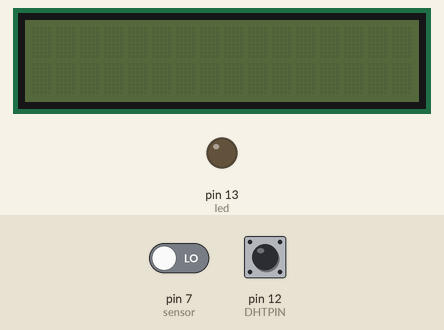
Simulated run of this sketch. Board: Arduino Uno, built with avr-gcc and run on an emulated ATmega328P. Shown: 16×2 character LCD, output pins drawn as LEDs (lit = HIGH). Wiring (inferred from the names in the program): DS3231 clock at I2C address 0x68. Inputs (shaded band) come from the test bench; at power-on: pin 7 (sensor) LOW, pin 12 (DHTPIN) HIGH. The local clock reads 2024-03-15 10:24:30 at power-on unless the sketch sets it; what the sketch prints to the serial monitor is not drawn.

Above: at 1.2 s.
1.3 s: pin 7 (sensor) driven HIGH
At 2.1 s:
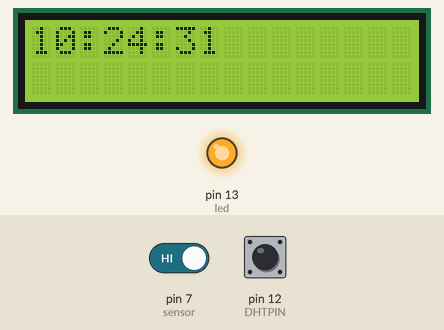
4.3 s: pin 7 (sensor) driven LOW
At 5.0 s:
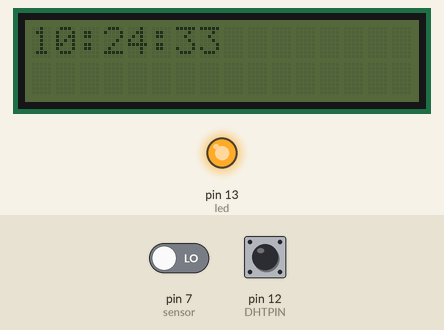
Timing chart, 0 to 7.3 s (numbered marks = the images above; inputs shaded):
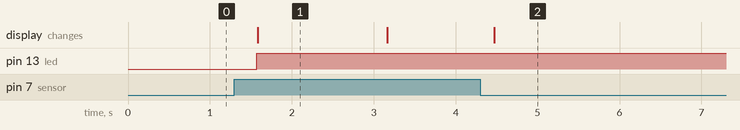

Measured:
- after the input at 1.3 s, pin 13 (led): LOW → HIGH after 0.27 s; the display: changes after 0.28 s (image 1)
- after the input at 4.3 s, the display: changes after 0.17 s (image 2)
- what the display in image 1 shows lasts 1.6 s, from 1.6 s to 3.2 s

The sketch:

lcd_time_temp_humidity_pir_presence.ino
```cpp
#include "Wire.h"
int led = 13;                // the pin that the LED is atteched to(13 builtin sensor)
int sensor = 7;              // the pin that the sensor is atteched to
int state = LOW;             // by default, no motion detected
int val = 0;                 // variable to store the sensor status (value)

#include <LiquidCrystal_I2C.h>
LiquidCrystal_I2C lcd(0x3F, 2, 1, 0, 4, 5, 6, 7, 3, POSITIVE);
#define DS3231_I2C_ADDRESS 0x68
#include "DHT.h"
#define DHTPIN 12     // what digital pin we're connected to

// Uncomment whatever type you're using!
#define DHTTYPE DHT11   // DHT 11
DHT dht(DHTPIN, DHTTYPE);
// Convert normal decimal numbers to binary coded decimal
byte decToBcd(byte val)
{
  return( (val/10*16) + (val%10) );
}

// Convert binary coded decimal to normal decimal numbers
byte bcdToDec(byte val)
{
  return( (val/16*10) + (val%16) );
}

void setup()
{
  Wire.begin();
  Serial.begin(9600);
   lcd.begin(16,2);
   lcd.setBacklightPin(3,POSITIVE);
   lcd.setBacklight(HIGH);
   dht.begin();

   pinMode(led, OUTPUT);      // initalize LED as an output
  pinMode(sensor, INPUT);    // initialize sensor as an input
  Serial.begin(9600);        // initialize serial
  //pinMode(speakerPin,OUTPUT); // initialize buzzer
  // set the initial time here:
  // DS3231 seconds, minutes, hours, day, date, month, year
  //setDS3231time(30,13,22,1,23,10,16);
}

//void setDS3231time(byte second, byte minute, byte hour, byte dayOfWeek, byte
//dayOfMonth, byte month, byte year)
//{
  // sets time and date data to DS3231
  //Wire.beginTransmission(DS3231_I2C_ADDRESS);
  //Wire.write(0); // set next input to start at the seconds register
  //Wire.write(decToBcd(second)); // set seconds
  //Wire.write(decToBcd(minute)); // set minutes
  //Wire.write(decToBcd(hour)); // set hours
  //Wire.write(decToBcd(dayOfWeek)); // set day of week (1=Sunday, 7=Saturday)
  //Wire.write(decToBcd(dayOfMonth)); // set date (1 to 31)
  //Wire.write(decToBcd(month)); // set month
  //Wire.write(decToBcd(year)); // set year (0 to 99)
  //Wire.endTransmission();
//}

void readDS3231time(byte *second,
byte *minute,
byte *hour,
byte *dayOfWeek,
byte *dayOfMonth,
byte *month,
byte *year)
{
  Wire.beginTransmission(DS3231_I2C_ADDRESS);
  Wire.write(0); // set DS3231 register pointer to 00h
  Wire.endTransmission();
  Wire.requestFrom(DS3231_I2C_ADDRESS, 7);
  // request seven bytes of data from DS3231 starting from register 00h
  *second = bcdToDec(Wire.read() & 0x7f);
  *minute = bcdToDec(Wire.read());
  *hour = bcdToDec(Wire.read() & 0x3f);
  *dayOfWeek = bcdToDec(Wire.read());
  *dayOfMonth = bcdToDec(Wire.read());
  *month = bcdToDec(Wire.read());
  *year = bcdToDec(Wire.read());
}

void displayTime()
{
  byte second, minute, hour, dayOfWeek, dayOfMonth, month, year;
  // retrieve data from DS3231
  readDS3231time(&second, &minute, &hour, &dayOfWeek, &dayOfMonth, &month,
  &year);
  // send it to the serial monitor
  lcd.clear();
  lcd.print(hour);
  lcd.print(":");
  if (minute<10)
  {
    Serial.print("0");
    lcd.print("0");
  }
  lcd.print(minute);
  lcd.print(":");
  if (second<10)
  {
    lcd.print("0");
  }
  lcd.print(second);
  lcd.print(" ");
  float h = dht.readHumidity();
  // Read temperature as Celsius (the default)
  float t = dht.readTemperature();
  // Read temperature as Fahrenheit (isFahrenheit = true)
  float f = dht.readTemperature(true);

  // Check if any reads failed and exit early (to try again).
  if (isnan(h) || isnan(t) || isnan(f)) {
    Serial.println("Failed to read from DHT sensor!");
    return;
  }

  // Compute heat index in Fahrenheit (the default)
  //float hif = dht.computeHeatIndex(f, h);
  // Compute heat index in Celsius (isFahreheit = false)
  //float hic = dht.computeHeatIndex(t, h, false);


  lcd.print(h,0);
  lcd.print("%");
  lcd.print(" ");
  lcd.print(t,0);
  lcd.print("C");


//  Serial.print(hic);
  //Serial.print(" *C ");
  //Serial.print(hif);
  //Serial.println(" *F");

    lcd.setCursor(0,1);
  lcd.print(dayOfMonth);

  lcd.print("/");
  lcd.print(month);

  lcd.print("/");

  lcd.print(year);

  lcd.print(" ");
  switch(dayOfWeek){
  case 1:

    lcd.print("Sunday");
    break;
  case 2:

    lcd.print("Monday");
    break;
  case 3:

    lcd.print("Tuesday");
    break;
  case 4:
    Serial.println("Wednesday");
    lcd.print("Wednesday");
    break;
  case 5:

     lcd.print("Thursday");
    break;
  case 6:

    lcd.print("Friday");
    break;
  case 7:
    lcd.print("Saturday");

    break;
  }
}

void loop()
{
  val = digitalRead(sensor);   // read sensor value
  if (val == HIGH) {           // check if the sensor is HIGH
    digitalWrite(led, HIGH);   // turn LED ON
    lcd.setBacklight(HIGH);
    Serial.println(val);
  displayTime(); // display the real-time clock data on the Serial Monitor,
  delay(1000); // every second
}
else
lcd.setBacklight(LOW);
   Serial.println(val);
delay(300);
//if (state == LOW) {
//      Serial.println("Motion detected!");
//              state = HIGH;       // update variable state to HIGH
//       displayTime(); // display the real-time clock data on the Serial Monitor,
//  delay(1000); // every second
//    }
      //else {
      //digitalWrite(led, LOW); // turn LED OFF
      //delay(1000);             // delay 200 milliseconds

      //if (state == HIGH){
        //Serial.println("Motion stopped!");
        //lcd.clear();
        //lcd.setBacklight(LOW); //
        //state = LOW;       // update variable state to LOW

    //}
  //}
}
```
